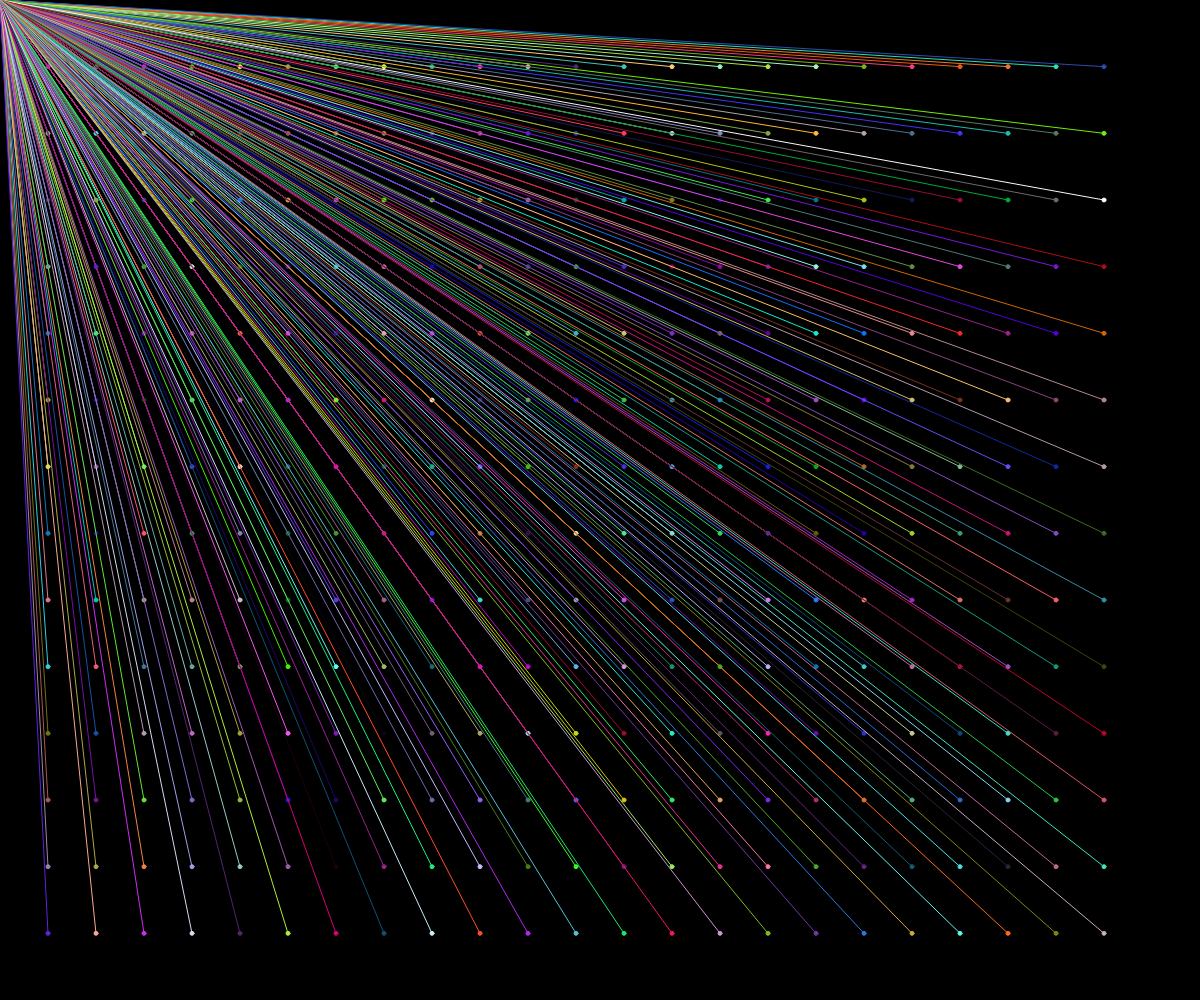
Frame 1 (no input)
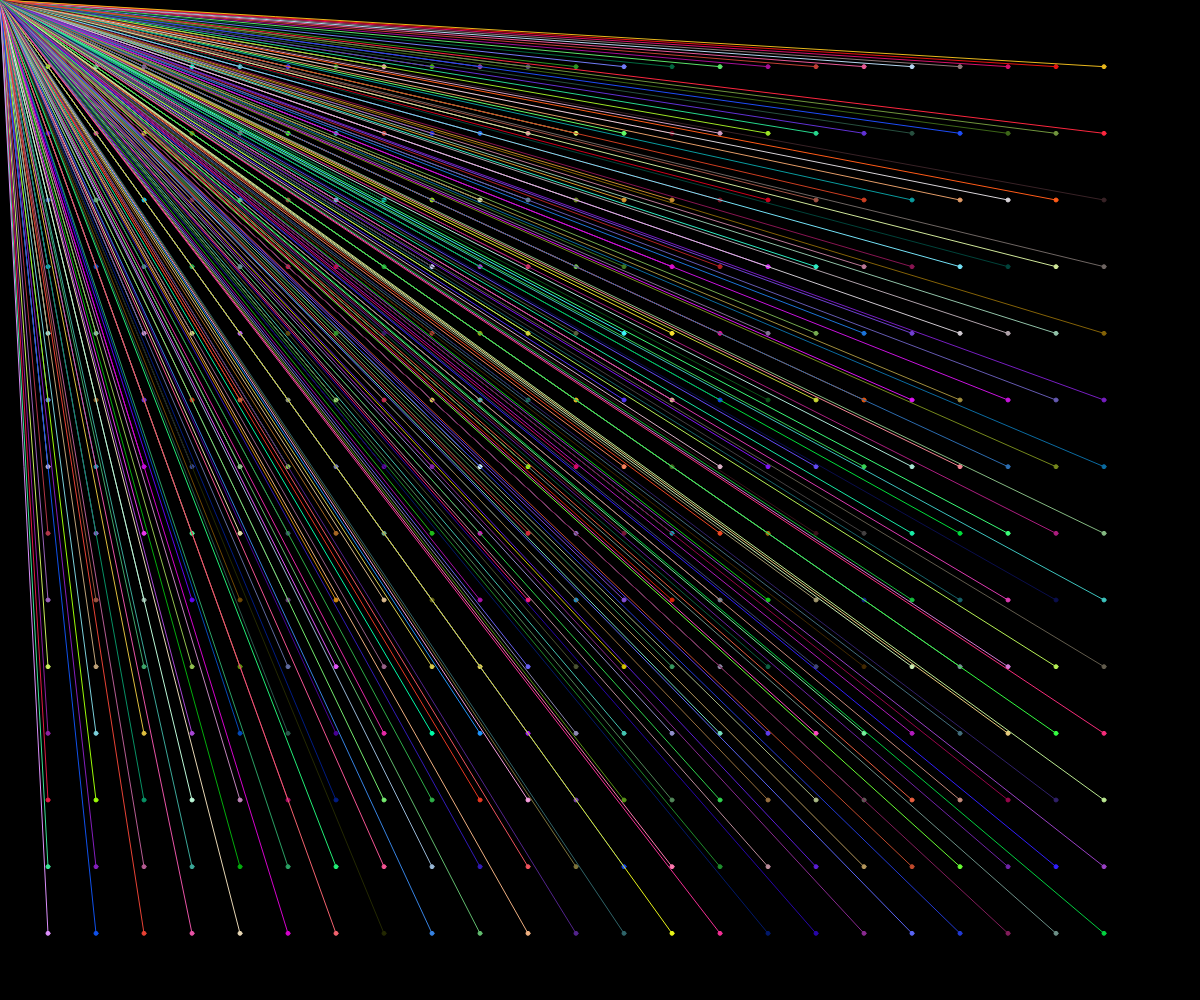
Frame 60 (no input)
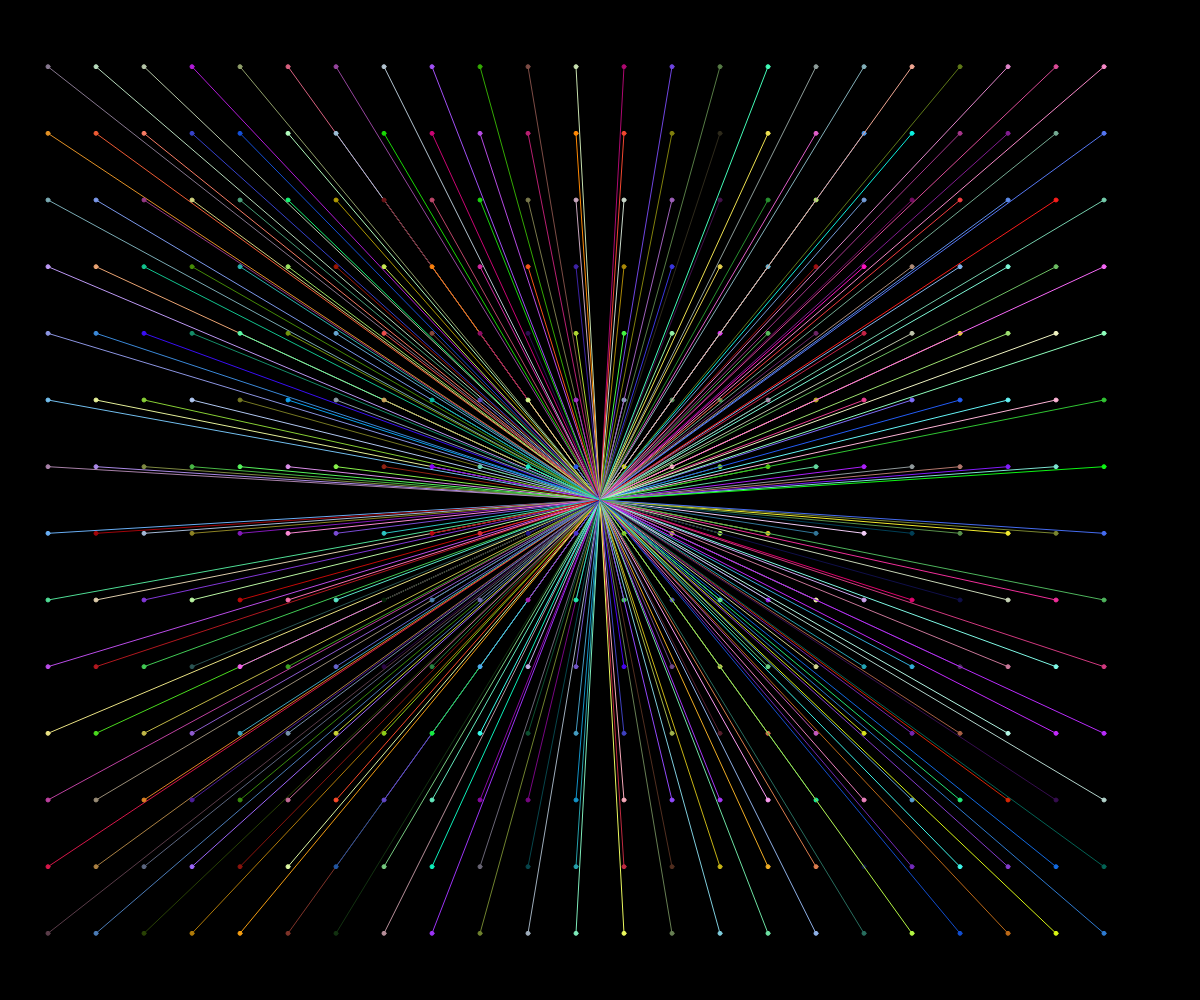
Frame 120 (the mouse pressed at the canvas centre since frame 60)

The p5.js sketch that drew these frames (run headless with seeded random() and noise() and a simulated clock; from frame 60 on, the mouse is pressed at the canvas centre):

// p5.js sketch
// ── sketch.js
let x, y;
let a, b, c;

function setup() {
  createCanvas(windowWidth, windowHeight);
  noCursor();
}

function draw() {
  background(0);
  drawDots();
}

function drawDots() {
  for (let x=width/25; x<width - width/25; x+=width/25) {
    for (let y=height/15; y<height - height/15; y+=height/15) {
      a = random(255);
      b = random(255);
      c = random(255);
      stroke(a, b, c, 500);
      line(x, y, mouseX, mouseY);
      fill(a, b, c);
      ellipse(x, y, 4, 4);
      // point(x, y);
    }
  }
}
